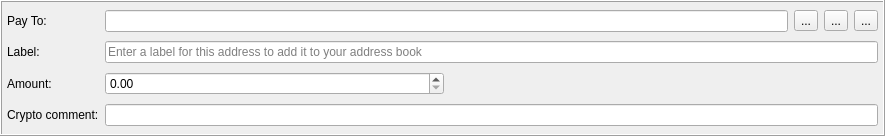
<?xml version="1.0" encoding="UTF-8"?>
<ui version="4.0">
 <class>TransferFrame</class>
 <widget class="QFrame" name="TransferFrame">
  <property name="geometry">
   <rect>
    <x>0</x>
    <y>0</y>
    <width>885</width>
    <height>136</height>
   </rect>
  </property>
  <property name="windowTitle">
   <string>Frame</string>
  </property>
  <property name="frameShape">
   <enum>QFrame::Box</enum>
  </property>
  <property name="frameShadow">
   <enum>QFrame::Raised</enum>
  </property>
  <layout class="QGridLayout" name="gridLayout" columnstretch="0,1,1,1,1,1">
   <property name="leftMargin">
    <number>5</number>
   </property>
   <property name="topMargin">
    <number>5</number>
   </property>
   <property name="rightMargin">
    <number>5</number>
   </property>
   <property name="bottomMargin">
    <number>5</number>
   </property>
   <item row="2" column="0">
    <widget class="QLabel" name="label_3">
     <property name="text">
      <string>Amount:</string>
     </property>
    </widget>
   </item>
   <item row="1" column="1" colspan="5">
    <widget class="QLineEdit" name="m_labelEdit">
     <property name="placeholderText">
      <string>Enter a label for this address to add it to your address book</string>
     </property>
    </widget>
   </item>
   <item row="0" column="4">
    <widget class="QToolButton" name="m_pasteButton">
     <property name="text">
      <string>...</string>
     </property>
     <property name="icon">
      <iconset resource="../../resources.qrc">
       <normaloff>:/icons/paste</normaloff>:/icons/paste</iconset>
     </property>
    </widget>
   </item>
   <item row="0" column="5">
    <widget class="QToolButton" name="m_removeButton">
     <property name="text">
      <string>...</string>
     </property>
     <property name="icon">
      <iconset resource="../../resources.qrc">
       <normaloff>:/icons/remove</normaloff>:/icons/remove</iconset>
     </property>
    </widget>
   </item>
   <item row="1" column="0">
    <widget class="QLabel" name="label_2">
     <property name="text">
      <string>Label:</string>
     </property>
    </widget>
   </item>
   <item row="2" column="1">
    <widget class="QDoubleSpinBox" name="m_amountSpin">
     <property name="layoutDirection">
      <enum>Qt::LeftToRight</enum>
     </property>
     <property name="suffix">
      <string notr="true"/>
     </property>
     <property name="decimals">
      <number>2</number>
     </property>
     <property name="maximum">
      <double>999999999.999999046325684</double>
     </property>
    </widget>
   </item>
   <item row="2" column="2" colspan="4">
    <spacer name="horizontalSpacer">
     <property name="orientation">
      <enum>Qt::Horizontal</enum>
     </property>
     <property name="sizeHint" stdset="0">
      <size>
       <width>558</width>
       <height>17</height>
      </size>
     </property>
    </spacer>
   </item>
   <item row="0" column="1" colspan="2">
    <widget class="QLineEdit" name="m_addressEdit"/>
   </item>
   <item row="0" column="3">
    <widget class="QToolButton" name="m_addressBookButton">
     <property name="text">
      <string>...</string>
     </property>
     <property name="icon">
      <iconset resource="../../resources.qrc">
       <normaloff>:/icons/address-book</normaloff>:/icons/address-book</iconset>
     </property>
    </widget>
   </item>
   <item row="0" column="0">
    <widget class="QLabel" name="label">
     <property name="text">
      <string>Pay To:</string>
     </property>
    </widget>
   </item>
   <item row="3" column="0">
    <widget class="QLabel" name="label_4">
     <property name="text">
      <string>Crypto comment:</string>
     </property>
    </widget>
   </item>
   <item row="3" column="1" colspan="5">
    <widget class="QLineEdit" name="m_transactionCommentEdit"/>
   </item>
  </layout>
 </widget>
 <tabstops>
  <tabstop>m_addressEdit</tabstop>
  <tabstop>m_labelEdit</tabstop>
  <tabstop>m_amountSpin</tabstop>
  <tabstop>m_addressBookButton</tabstop>
  <tabstop>m_pasteButton</tabstop>
  <tabstop>m_removeButton</tabstop>
 </tabstops>
 <resources>
  <include location="../../resources.qrc"/>
 </resources>
 <connections>
  <connection>
   <sender>m_removeButton</sender>
   <signal>clicked()</signal>
   <receiver>TransferFrame</receiver>
   <slot>close()</slot>
   <hints>
    <hint type="sourcelabel">
     <x>862</x>
     <y>21</y>
    </hint>
    <hint type="destinationlabel">
     <x>442</x>
     <y>60</y>
    </hint>
   </hints>
  </connection>
  <connection>
   <sender>m_addressBookButton</sender>
   <signal>clicked()</signal>
   <receiver>TransferFrame</receiver>
   <slot>addressBookClicked()</slot>
   <hints>
    <hint type="sourcelabel">
     <x>786</x>
     <y>21</y>
    </hint>
    <hint type="destinationlabel">
     <x>442</x>
     <y>60</y>
    </hint>
   </hints>
  </connection>
  <connection>
   <sender>m_pasteButton</sender>
   <signal>clicked()</signal>
   <receiver>TransferFrame</receiver>
   <slot>pasteClicked()</slot>
   <hints>
    <hint type="sourcelabel">
     <x>824</x>
     <y>21</y>
    </hint>
    <hint type="destinationlabel">
     <x>442</x>
     <y>60</y>
    </hint>
   </hints>
  </connection>
  <connection>
   <sender>m_addressEdit</sender>
   <signal>textEdited(QString)</signal>
   <receiver>TransferFrame</receiver>
   <slot>addressEdited(QString)</slot>
   <hints>
    <hint type="sourcelabel">
     <x>460</x>
     <y>18</y>
    </hint>
    <hint type="destinationlabel">
     <x>442</x>
     <y>66</y>
    </hint>
   </hints>
  </connection>
  <connection>
   <sender>m_transactionCommentEdit</sender>
   <signal>textChanged(QString)</signal>
   <receiver>TransferFrame</receiver>
   <slot>commentEdited(QString)</slot>
   <hints>
    <hint type="sourcelabel">
     <x>499</x>
     <y>118</y>
    </hint>
    <hint type="destinationlabel">
     <x>442</x>
     <y>67</y>
    </hint>
   </hints>
  </connection>
 </connections>
 <slots>
  <slot>addressBookClicked()</slot>
  <slot>pasteClicked()</slot>
  <slot>addressEdited(QString)</slot>
  <slot>commentEdited(QString)</slot>
 </slots>
</ui>
